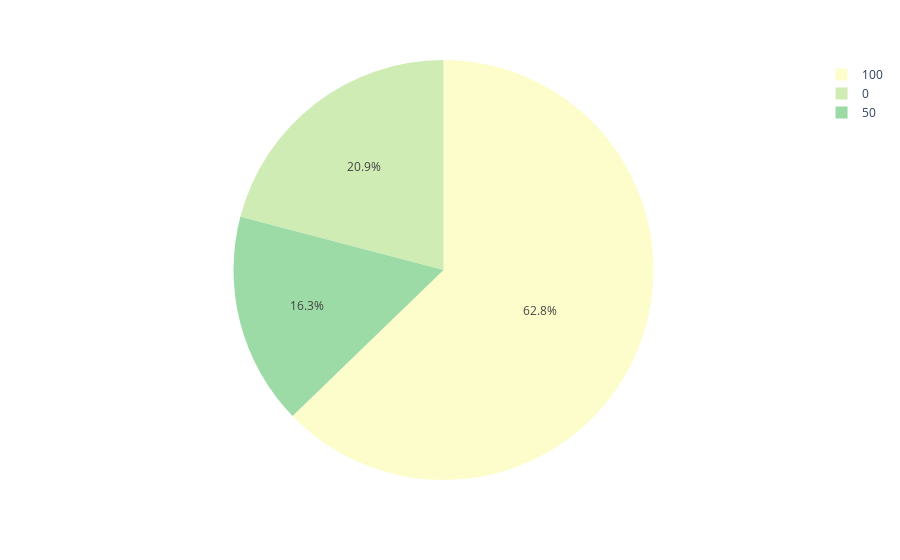

Notebook source saved alongside this figure:
### Markdown cell above
En este caso, podemos observar que hay muchos más casos de personas trabajando de forma totalmente remota que de forma parcial o presencial. <br> Esto puede deberse a que en las posiciones de Data Scientist, la presencia física no es tan crucial, ya que se trata de posiciones que requieren principalmente conocimientos de negocio y habilidades en programación, así como la implementación de buenas prácticas.

### Code cell
remote_ratio = df_salary['Ratio_remoto'].value_counts()
px.pie(values=remote_ratio.values, names=remote_ratio.index ,color_discrete_sequence=px.colors.sequential.deep )

### Figure 1 — Plotly figure (JSON) as saved in the notebook; plotly's stock layout.template omitted (floating-point values rounded to 4 significant figures)
{"data": [{"domain": {"x": [0, 1], "y": [0, 1]}, "hovertemplate": "label=%{label}<br>value=%{value}<extra></extra>", "labels": [100, 0, 50], "legendgroup": "", "name": "", "showlegend": true, "type": "pie", "values": [381, 127, 99]}], "layout": {"legend": {"tracegroupgap": 0}, "margin": {"t": 60}, "piecolorway": ["rgb(253, 253, 204)", "rgb(206, 236, 179)", "rgb(156, 219, 165)", "rgb(111, 201, 163)", "rgb(86, 177, 163)", "rgb(76, 153, 160)", "rgb(68, 130, 155)", "rgb(62, 108, 150)", "rgb(62, 82, 143)", "rgb(64, 60, 115)", "rgb(54, 43, 77)", "rgb(39, 26, 44)"]}}
